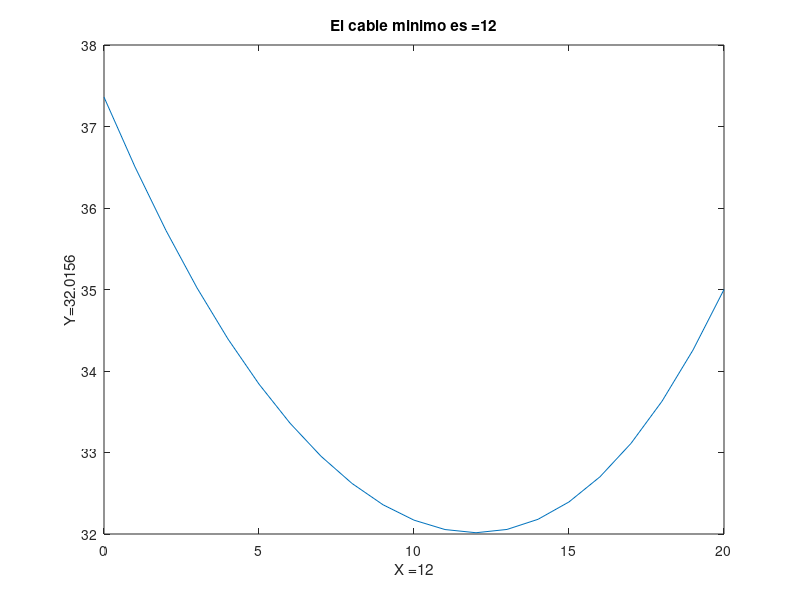

MATLAB code for this plot:
%Script octave
%Title                            :Definicion y Resolucion de variables,funciones, dominio y rango
%Description                      :Script para dar solucion al problema de los dos postes
%Authors                          :Lorena García García, Debora Alejandra García Cruz y Sandy Judith Hernández Carlos
%Date                             :14/10/2021
%Carrer                           :Ingenieria en Sistemas Computacionales (ISC)
%Version                          :1
%Group                            :3101
%Usage                            :octave/phat/lospostes
%Notes                            :Se requiere de la aplicacion de Octave para poder dar solucion al problema relacionado con la optimizacion
%                                 https:/octaveintro.rradthrdees.in/en/latrest/index.html

%Limpiar variables (LV)
clear
%Calcular el minimo del cable de la punta del poste al suelo y a la punta del otro poste

%Rango de 0 a 50 en i=1
x=0:1:20;

%Obtener el valor de la funcion (OVF)
c=@(x) (sqrt((x.^2)+225))+(sqrt((x.^2)-(40*x)+500));

%Funcion para poder graficar (FG)
y= (sqrt((x.^2)+225)+(sqrt((x.^2)-(40*x)+500)));

%Funcion para poder determinar el valor minimo (FVM)
vm = fminbnd (c,0,20);

%Dibujar la funcion de x,y
plot (x,y);

%Titulo de la grafica final (TGF)
title (['El cable minimo es =' num2str(vm)]);

%Etiqueta para lo que es el eje de x (EEX)
xlabel(['X =' num2str(vm)]);

%Etiqueta para lo que es el eje de y (EEY)
ylabel(['Y='  num2str(c(vm))]);

%Salidas (S)
%Resultado final (RF);
disp (' Lo que se debe calcular es la longitud mínima de un cable desde la punta de un poste al suelo y la punta del otro poste: ');
disp ( ' ' );
%Concluir la codificacion del problema (PFP)
